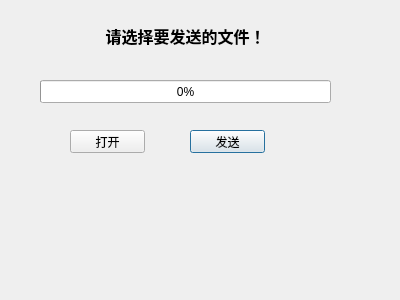
<?xml version="1.0" encoding="UTF-8"?>
<ui version="4.0">
 <class>TcpServer</class>
 <widget class="QDialog" name="TcpServer">
  <property name="geometry">
   <rect>
    <x>0</x>
    <y>0</y>
    <width>400</width>
    <height>300</height>
   </rect>
  </property>
  <property name="focusPolicy">
   <enum>Qt::NoFocus</enum>
  </property>
  <property name="contextMenuPolicy">
   <enum>Qt::DefaultContextMenu</enum>
  </property>
  <property name="windowTitle">
   <string>发送文件</string>
  </property>
  <property name="windowIcon">
   <iconset resource="images.qrc">
    <normaloff>:/images/send.png</normaloff>:/images/send.png</iconset>
  </property>
  <widget class="QLabel" name="serverStatusLabel">
   <property name="geometry">
    <rect>
     <x>20</x>
     <y>0</y>
     <width>331</width>
     <height>71</height>
    </rect>
   </property>
   <property name="font">
    <font>
     <family>Agency FB</family>
     <pointsize>12</pointsize>
     <weight>75</weight>
     <bold>true</bold>
    </font>
   </property>
   <property name="text">
    <string>请选择要发送的文件！</string>
   </property>
   <property name="alignment">
    <set>Qt::AlignCenter</set>
   </property>
  </widget>
  <widget class="QPushButton" name="serverSendBtn">
   <property name="geometry">
    <rect>
     <x>190</x>
     <y>130</y>
     <width>75</width>
     <height>23</height>
    </rect>
   </property>
   <property name="text">
    <string>发送</string>
   </property>
   <property name="icon">
    <iconset resource="images.qrc">
     <normaloff>:/images/send.png</normaloff>:/images/send.png</iconset>
   </property>
  </widget>
  <widget class="QPushButton" name="serverOpenBtn">
   <property name="geometry">
    <rect>
     <x>70</x>
     <y>130</y>
     <width>75</width>
     <height>23</height>
    </rect>
   </property>
   <property name="text">
    <string>打开</string>
   </property>
   <property name="icon">
    <iconset resource="images.qrc">
     <normaloff>:/images/right.png</normaloff>:/images/right.png</iconset>
   </property>
  </widget>
  <widget class="QProgressBar" name="progressBar">
   <property name="geometry">
    <rect>
     <x>40</x>
     <y>80</y>
     <width>291</width>
     <height>23</height>
    </rect>
   </property>
   <property name="value">
    <number>0</number>
   </property>
  </widget>
 </widget>
 <resources>
  <include location="images.qrc"/>
 </resources>
 <connections/>
</ui>
